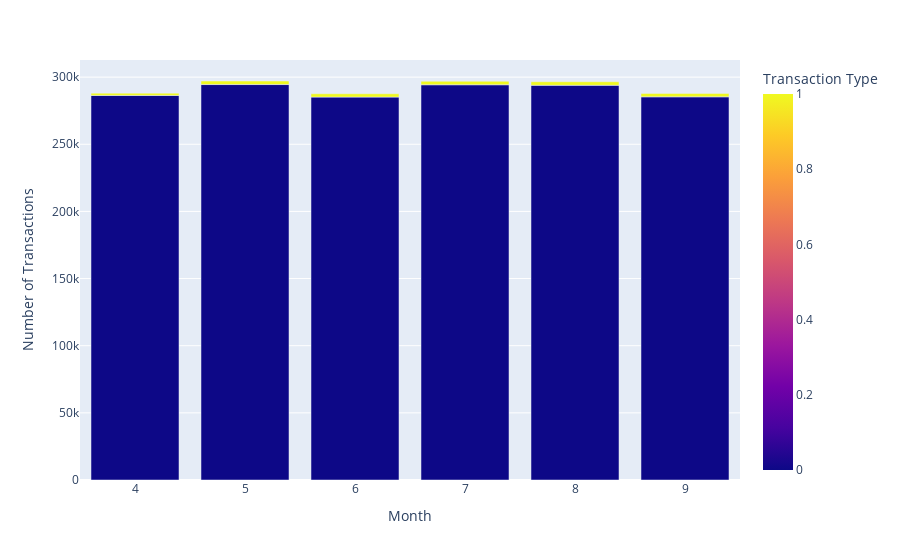

Notebook code cell kept with this figure:
### Markdown cell above
Given that only 0.8% of the data represents fraudulent transactions, the dataset is highly imbalanced. It will be necessary to balance it in order to ensure accurate modeling results.

### Code cell
df = pd.read_csv("data/raw.csv")

df["month"] = pd.DatetimeIndex(df["TX_DATETIME"]).month

grouped = df.groupby(["month", "TX_FRAUD"]).size().reset_index(name="count")

fig = px.bar(grouped, x="month", y="count", color="TX_FRAUD", barmode="group",
             labels={"month": "Month", "count": "Number of Transactions", "TX_FRAUD": "Transaction Type"})

fig.show()

### Figure 1 — Plotly figure (JSON) as saved in the notebook; plotly's stock layout.template omitted (floating-point values rounded to 4 significant figures)
{"data": [{"alignmentgroup": "True", "hovertemplate": "Month=%{x}<br>Number of Transactions=%{y}<br>Transaction Type=%{marker.color}<extra></extra>", "legendgroup": "", "marker": {"color": [0, 1, 0, 1, 0, 1, 0, 1, 0, 1, 0, 1], "coloraxis": "coloraxis", "pattern": {"shape": ""}}, "name": "", "offsetgroup": "", "orientation": "v", "showlegend": false, "textposition": "auto", "type": "bar", "x": [4, 4, 5, 5, 6, 6, 7, 7, 8, 8, 9, 9], "xaxis": "x", "y": [286360, 1702, 294476, 2639, 285114, 2504, 294308, 2620, 293890, 2669, 285326, 2547], "yaxis": "y"}], "layout": {"barmode": "group", "coloraxis": {"colorbar": {"title": {"text": "Transaction Type"}}, "colorscale": [[0, "#0d0887"], [0.1111, "#46039f"], [0.2222, "#7201a8"], [0.3333, "#9c179e"], [0.4444, "#bd3786"], [0.5556, "#d8576b"], [0.6667, "#ed7953"], [0.7778, "#fb9f3a"], [0.8889, "#fdca26"], [1, "#f0f921"]]}, "legend": {"tracegroupgap": 0}, "margin": {"t": 60}, "xaxis": {"anchor": "y", "domain": [0, 1], "title": {"text": "Month"}}, "yaxis": {"anchor": "x", "domain": [0, 1], "title": {"text": "Number of Transactions"}}}}
